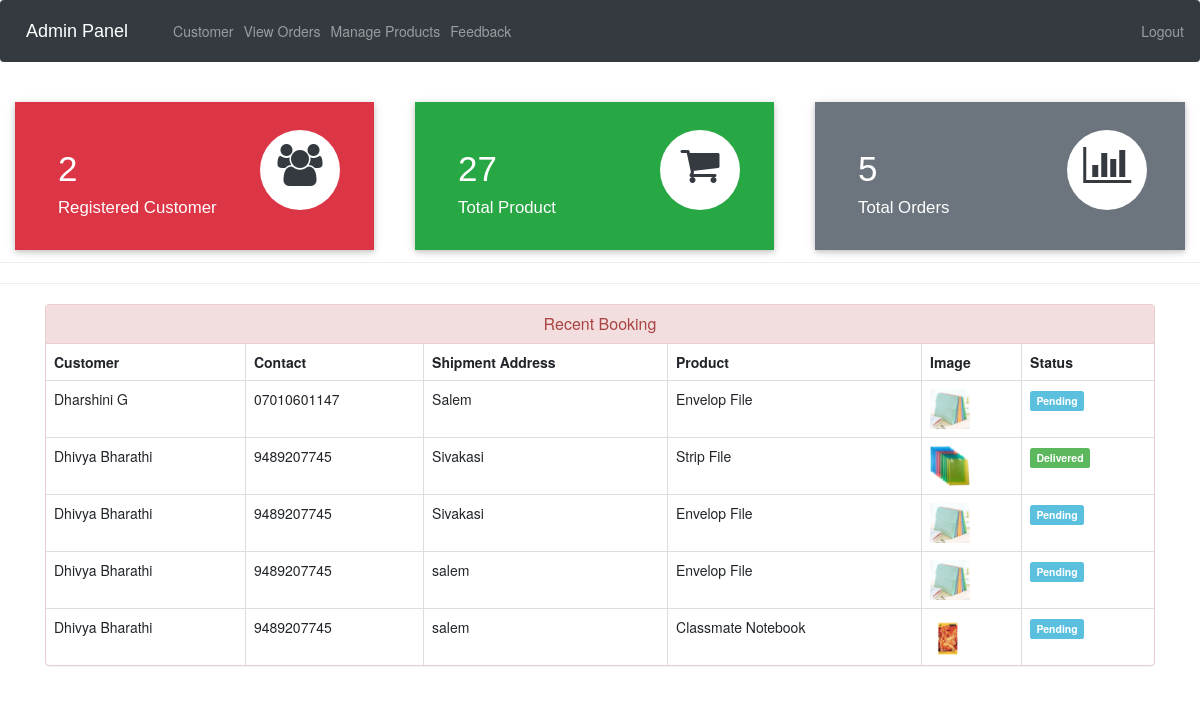
Screenshot of /admin-dashboard (signed in) with the database file from the repository.
### ecom/models.py (models this page shows, shortened)
class Customer(models.Model):
    user=models.OneToOneField(User,on_delete=models.CASCADE)
    profile_pic= models.ImageField(upload_to='profile_pic/CustomerProfilePic/',null=True,blank=True)
    address = models.CharField(max_length=40)
    mobile = models.CharField(max_length=20,null=False)
    @property
    def get_name(self):
        return self.user.first_name+" "+self.user.last_name

class Orders(models.Model):
    STATUS =(
        ('Pending','Pending'),
        ('Order Confirmed','Order Confirmed'),
        ('Out for Delivery','Out for Delivery'),
        ('Delivered','Delivered'),
    )
    customer=models.ForeignKey('Customer', on_delete=models.CASCADE,null=True)
    product=models.ForeignKey('Product',on_delete=models.CASCADE,null=True)
    email = models.CharField(max_length=50,null=True)
    address = models.CharField(max_length=500,null=True)
    mobile = models.CharField(max_length=20,null=True)
    order_date= models.DateField(auto_now_add=True,null=True)
    status=models.CharField(max_length=50,null=True,choices=STATUS)

class Product(models.Model):
    name=models.CharField(max_length=40)
    product_image= models.ImageField(upload_to='product_image/',null=True,blank=True)
    price = models.PositiveIntegerField()
    description=models.CharField(max_length=40)

### ecom/views.py (the view)
# urls.py: path('admin-dashboard', views.admin_dashboard_view,name='admin-dashboard'),
@login_required(login_url='adminlogin')
def admin_dashboard_view(request):
    customercount=models.Customer.objects.all().count()
    productcount=models.Product.objects.all().count()
    ordercount=models.Orders.objects.all().count()
    orders=models.Orders.objects.all()
    ordered_products=[]
    ordered_bys=[]
    for order in orders:
        ordered_product=models.Product.objects.all().filter(id=order.product.id)
        ordered_by=models.Customer.objects.all().filter(id = order.customer.id)
        ordered_products.append(ordered_product)
        ordered_bys.append(ordered_by)
    mydict={
    'customercount':customercount,
    'productcount':productcount,
    'ordercount':ordercount,
    'data':zip(ordered_products,ordered_bys,orders),
    }
    return render(request,'ecom/admin_dashboard.html',context=mydict)

### templates/ecom/admin_dashboard.html
{% extends 'ecom/admin_base.html' %}
{% load static %}
{% block content %}
<br>
{%include 'ecom/admin_dashboard_cards.html'%}
<br><br><br><br><br>
<hr><hr>
<div class="container" >
    <div class="panel panel-danger" >
      <div class="panel-heading" style="text-align:center;">
        <h6 class="panel-title">Recent Booking</h6>
      </div>
      <table class="table table-hover table-bordered" id="dev-table">
        <thead>
          <tr>
            <th>Customer</th>
            <th>Contact</th>
            <th>Shipment Address</th>
            <th>Product</th>
            <th>Image</th>
            <th>Status</th>
          </tr>
        </thead>
        {% for product,customer,order in data %}
        <tr>
          {% for c in customer %}
          <td> {{c.get_name}}</td>
          <td>{{c.mobile}}</td>
          <td>{{order.address}}</td>
          {% endfor %}
          {% for p in product %}
          <td> {{p.name}}</td>
          <td> <img src="{% static p.product_image.url %}" alt="Profile Pic" height="40px" width="40px" /></td>
          {% if order.status == 'Pending'%}
          <td> <span class="label label-info">{{order.status}}</span></td>
          {% elif order.status == 'Delivered' %}
          <td> <span class="label label-success">{{order.status}}</span></td>
          {% elif order.status == 'Out for Delivery' %}
          <td> <span class="label label-warning">{{order.status}}</span></td>
          {%else%}
            <td> <span class="label label-primary">{{order.status}}</span></td>
          {%endif%}
          {% endfor %}
        </tr>
        {% endfor %}
      </table>
  </div>
</div>
{% endblock content %}

### templates/ecom/admin_base.html (shortened to what this page needs)
<!DOCTYPE html>
{% load static %}
<html lang="en">
<head>
  <link rel="stylesheet" href="https://stackpath.bootstrapcdn.com/bootstrap/4.3.1/css/bootstrap.min.css">
  <link rel="stylesheet" href="https://maxcdn.bootstrapcdn.com/font-awesome/4.7.0/css/font-awesome.min.css">
</head>
<body>
  <div class="bs-example">
    <nav class="navbar navbar-expand-md navbar-dark fixed-top" style="background:#343A40;">
      <a href="/" class="navbar-brand">Admin Panel</a>
      <div class="collapse navbar-collapse justify-content-between" id="navbarCollapse">
        <div class="navbar-nav">
          <a href="/view-customer" class="nav-item nav-link">Customer</a>
          <a href="/admin-view-booking" class="nav-item nav-link">View Orders</a>
          <a href="/admin-products" class="nav-item nav-link">Manage Products</a>
          <a href="/view-feedback" class="nav-item nav-link">Feedback</a>
        </div>
        <div class="navbar-nav navbar-right">
          <a href="/logout" class="nav-item nav-link"> Logout</a>
        </div>
      </div>
    </nav>
  </div>
  {% block content %}
  {% endblock content %}
<br><br><br><br><br><br><br><br>
</body>
</html>

### templates/ecom/admin_dashboard_cards.html (shortened to what this page needs)
<!DOCTYPE html>
<html lang="en" dir="ltr">
<head>
  <link rel="stylesheet" href="https://maxcdn.bootstrapcdn.com/bootstrap/3.4.1/css/bootstrap.min.css">
  <link rel="stylesheet" href="https://cdnjs.cloudflare.com/ajax/libs/font-awesome/4.7.0/css/font-awesome.min.css">
</head>
<body>
  <div class="market-updates">
    <div class="col-md-4 market-update-gd">
      <div class="market-update-block clr-block-1">
        <div class="col-md-8 market-update-left">
          <h3>{{customercount}}</h3>
          <h4>Registered Customer</h4>
        </div>
        <div class="col-md-4 market-update-right">
          <i class="fa fa-users"></i>
        </div>
        <div class="clearfix"> </div>
      </div>
    </div>
    <div class="col-md-4 market-update-gd">
      <div class="market-update-block clr-block-2">
        <div class="col-md-8 market-update-left">
          <h3>{{productcount}}</h3>
          <h4>Total Product</h4>
        </div>
        <div class="col-md-4 market-update-right">
          <i class="fa fa-shopping-cart"></i>
        </div>
        <div class="clearfix"> </div>
      </div>
    </div>
    <div class="col-md-4 market-update-gd">
      <div class="market-update-block clr-block-3">
        <div class="col-md-8 market-update-left">
          <h3>{{ordercount}}</h3>
          <h4>Total Orders</h4>
        </div>
        <div class="col-md-4 market-update-right">
          <i class="fa fa-bar-chart"> </i>
        </div>
        <div class="clearfix"> </div>
      </div>
    </div>
  </div>
  <br><br>
</body>
</html>

### templates/ecom/admin_base.html (style rules this page uses)
.bs-example { margin: 0px; }
.navbar-brand { font-size: 20px; font-family: sans-serif; }

### templates/ecom/admin_dashboard_cards.html (style rules this page uses)
.market-update-block { padding: 2em 2em; background: #999; }
.market-update-block h3 { color: #fff; font-size: 2.5em; font-family: 'Carrois Gothic', sans-serif; }
.market-update-block h4 { font-size: 1.2em; color: #fff; margin: 0.3em 0em; font-family: 'Carrois Gothic', sans-serif; }
.market-update-block.clr-block-1 { background: #DC3545; margin-right: 0.8em; box-shadow: 0 2px 5px 0 rgba(0, 0, 0, 0.16), 0 2px 10px 0 rgba(0, 0, 0, 0.12); transition: 0.5s all; -webkit-transition: 0.5s all; -moz-transition: 0.5s all; -o-transition: 0.5s all; }
.market-update-block.clr-block-2 { background: #28A745; margin-right: 0.8em; box-shadow: 0 2px 5px 0 rgba(0, 0, 0, 0.16), 0 2px 10px 0 rgba(0, 0, 0, 0.12); transition: 0.5s all; -webkit-transition: 0.5s all; -moz-transition: 0.5s all; -o-transition: 0.5s all; }
.market-update-block.clr-block-3 { background: #6C757D; box-shadow: 0 2px 5px 0 rgba(0, 0, 0, 0.16), 0 2px 10px 0 rgba(0, 0, 0, 0.12); transition: 0.5s all; -webkit-transition: 0.5s all; -moz-transition: 0.5s all; -o-transition: 0.5s all; }
.market-update-right i.fa.fa-users { font-size: 3em; color: #343A40; width: 80px; height: 80px; background: #fff; text-align: center; border-radius: 49px; -webkit-border-radius: 49px; -moz-border-radius: 49px; -o-border-radius: 49px; line-height: 1.7em; }
.market-update-right i.fa.fa-shopping-cart { font-size: 3em; color: #343A40; width: 80px; height: 80px; background: #fff; text-align: center; border-radius: 49px; -webkit-border-radius: 49px; -moz-border-radius: 49px; -o-border-radius: 49px; line-height: 1.7em; }
.market-update-right i.fa.fa-bar-chart { font-size: 3em; color: #343A40; width: 80px; height: 80px; background: #fff; text-align: center; border-radius: 49px; -webkit-border-radius: 49px; -moz-border-radius: 49px; -o-border-radius: 49px; line-height: 1.7em; }
.market-update-left { padding: 0px; }

### rows the page displays
Orders: address "Salem", status "Pending"
Customer: get_name "Dharshini G", mobile "07010601147"
Product: name "Envelop File", product_image (picture)
Orders: address "Sivakasi", status "Delivered"
Customer: get_name "Dhivya Bharathi", mobile "9489207745"
Product: name "Strip File", product_image (picture)
Orders: address "Sivakasi", status "Pending"
Orders: address "salem", status "Pending"
Orders: address "salem", status "Pending"
Product: name "Classmate Notebook", product_image (picture)

### other values shown
{{ customercount }} "2"
{{ productcount }} "27"
{{ ordercount }} "5"
